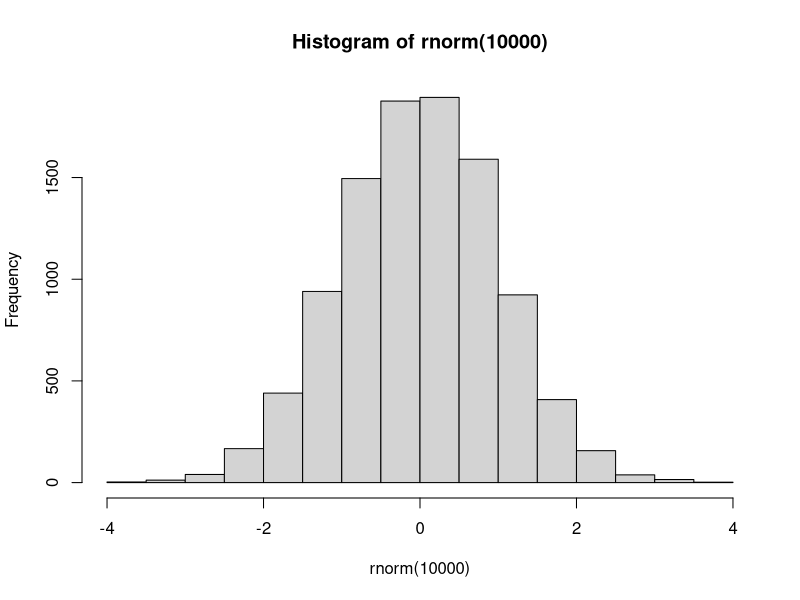

This chart was generated by the following R code:
pdf("dimfile.pdf") # set graphical output file
hist(rnorm(10000)) # generate 10,000 N(0,1) variates and plot their histogram
dev.off() # close the graphical output file